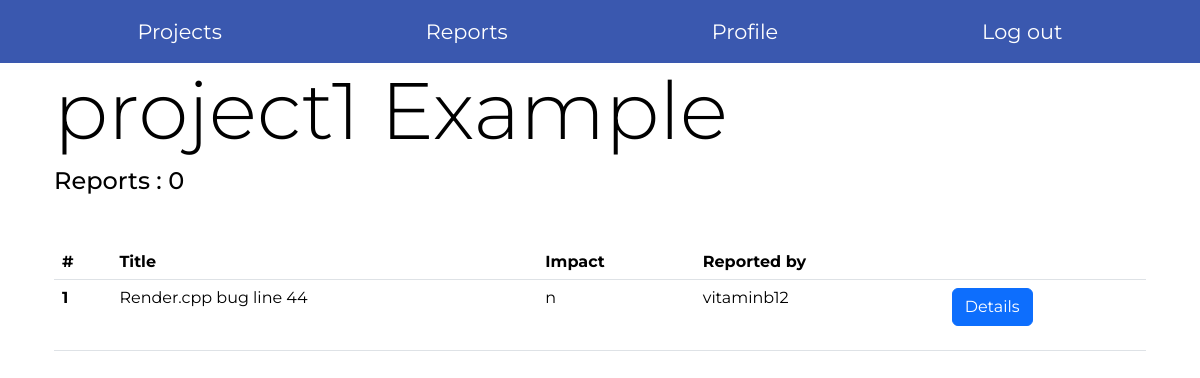
Page /home/90/ on the earlier database version.
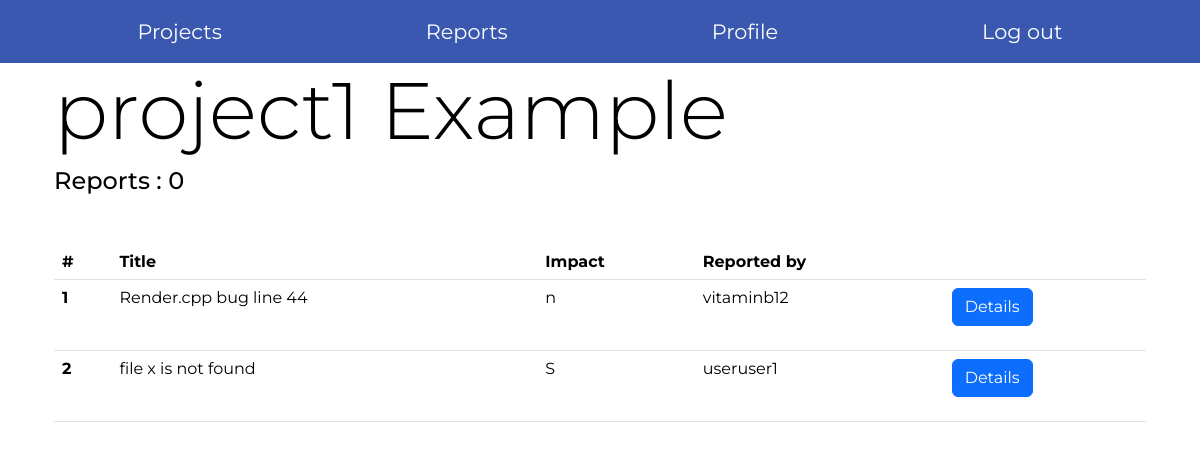
Same page on the later database version.
### project/models.py (models this page shows, shortened)
class project(models.Model):
	name = models.CharField(max_length = 40)
	date_added = models.DateField()
	bugs_count = models.IntegerField()

### report/models.py (models this page shows, shortened)
class report(models.Model):
    title = models.CharField(max_length=30)
    options = (
          ("S", "severe")
        , ("n", "normal")
        , ("L", "mild")
    )
    severity = models.CharField(max_length=20, choices=options, default="high")
    description = models.TextField()
    attachment = models.FileField(upload_to='static/uploads/' , blank = True)
    states = (
          ("O", "open")
        , ("C", "closed")
        , ("R", "reopened")
    )
    state = models.CharField(max_length=20, choices=states, default="open")
    date_added = models.DateField()
    reported_by = models.ForeignKey(User , related_name = "submitter", on_delete=models.SET_NULL, null=True, blank=True)
    assigned_to = models.ManyToManyField(User , related_name = "assigne")
    belongs_to = models.ForeignKey(project , on_delete = models.SET_NULL  , null = True , blank = True)

### report/views.py (the view)
# urls.py: path('home/<int:id>/', render_reports , name="project"),
def render_reports(request , id):
	results = report.objects.all().filter(belongs_to__id = id)
	current_project = project.objects.all().filter(id = id)[0]
	context = {"project":current_project , "reports":results}
	if(request.method == 'GET'and request.headers.get("ajax")=="true" and request.headers.get("data")=="reports"):
		id = request.headers.get("reportid")
		target_report = results.filter(id= id)[0].to_json()
		report_json = json.dumps(target_report)
		return JsonResponse(report_json , safe = False)
	return render(request , "project.html",context)

### templates/project.html (shortened to what this page needs)
{% extends "base.html" %}
{% load static %}
{% block css_files %}
<link rel="stylesheet" href="{% static 'bootstrap.min.css' %}">
<link rel="stylesheet" href="{% static 'base.css' %}">
<link rel="stylesheet" href="{% static 'project.css' %}">
{% endblock %}
{% block content %}
<div class="container">
	<div class="row justify-content-between">
		<div class="col-12">
			<h1 class="display-1" id="project_title">{{ project.name }}</h1>
			<h4 >Reports : {{ project.bugs_count }}</h4>
			<table class="table table-hover mt-5">
				<thead>
					<tr>
						<th scope="col">#</th>
						<th scope="col">Title</th>
						<th scope="col">Impact</th>
						<th scope="col">Reported by</th>
						<th scope="col"></th>
					</tr>
				</thead>
				<tbody>
					{% for report in reports %}
					<tr>
						<th scope="row">{{ forloop.counter }}</th>
						<td>{{report.title}}</td>
						<td>{{report.severity}}</td>
						<td>{{report.reported_by.username}}</td>
						<td><p>
							<a class="btn btn-primary details" id= "{{report.id}}" data-bs-toggle="collapse" href="#multiCollapseExample1" role="button" aria-expanded="false" aria-controls="{{report.id}}">Details</a>
						</p></td>
					</tr>
					{% endfor %}
				</tbody>
			</table>
		</div>
	</div>
</div>
{% endblock %}

### templates/base.html (shortened to what this page needs)
<html>
<head>
	{% load static %}
	{% block css_files %}{% endblock %}
</head>
<body>
	<nav class="navbar navbar-expand-lg bg-light">
  <div class="container-fluid">
    <div class="collapse navbar-collapse" id="navbarTogglerDemo01">
      <ul class="navbar-nav me-auto mb-2 mb-lg-0">
        <li class="nav-item">
          <a href="{% url 'home' %}" id="go_projects" class="nav-link active">Projects</a>
        </li>
        <li class="nav-item">
          <a href="{% url 'reports' %}" class="nav-link">Reports</a>
        </li>
        <li class="nav-item">
          <a class="nav-link ">Profile</a>
        </li>
         <li class="nav-item">
          <a href="{% url 'logout' %}" class="nav-link ">Log out</a>
        </li>
      </ul>
    </div>
  </div>
</nav>
	<div id="additional" class="container">
		{% block content %}
		{% endblock %}
	</div>
</body>
</html>

### static/base.css (style rules this page uses)
* { margin: 0; padding: 0; font-family: 'Merriweather Sans', sans-serif !important; font-family: 'Montserrat', sans-serif !important; color: black; }
.navbar , .container-fluid { background-color: #3A58AF !important; }
.navbar-nav { font-size: 130%; width: 80%; display: flex; margin: auto; justify-content: space-between; align-items: center; }
a { color: white !important; cursor: pointer; }

### static/project.css (style rules this page uses)
.container { width: 100%; }

Differences in the rows shown:
added report: title "file x is not found", severity "S", reported_by.username "useruser1"
